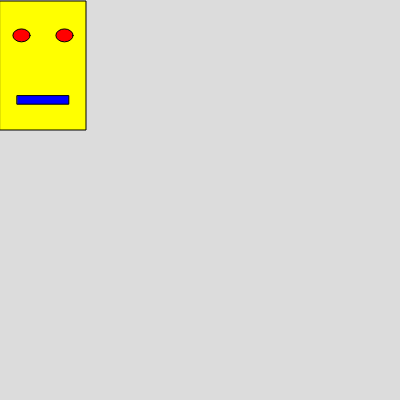
Frame 1 (no input)
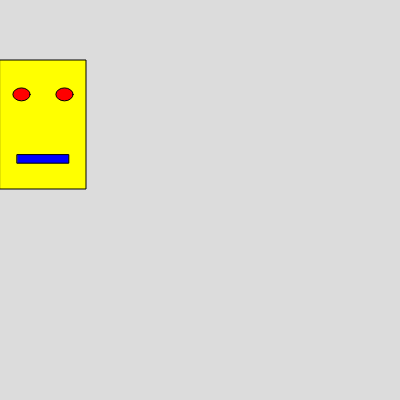
Frame 60 (no input)
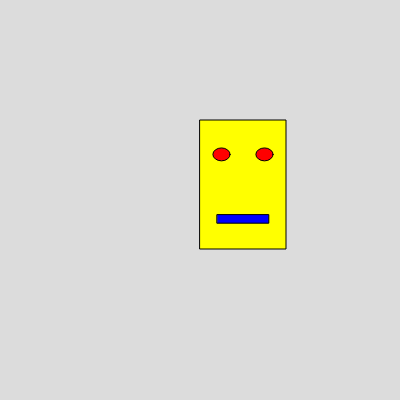
Frame 120 (the mouse pressed at the canvas centre since frame 60)

The p5.js sketch that drew these frames (run headless with seeded random() and noise() and a simulated clock; from frame 60 on, the mouse is pressed at the canvas centre):

// p5.js sketch
// ── sketch.js
function setup() {
  createCanvas(400, 400);
}

function draw() {
  background(220);
  spongeJoek(mouseX,frameCount%400,86);
  
}

function spongeJoek(xPos, yPos, grootte) {
  fill(255, 255, 0);
  //buik
  rect(xPos, yPos, grootte,1.5*grootte);
  //ogen
  fill(255, 0, 0);
  ellipse(xPos + grootte/4, yPos +grootte/2.5, 0.2 *grootte, 0.15* grootte);
  ellipse(xPos + 3*grootte/4, yPos +grootte/2.5,  0.2 *grootte, 0.15* grootte);
  
  //mond
  fill(0,0,255);
  rect(xPos + grootte/5, yPos + 1.1 * grootte, 0.6 * grootte, grootte/10);
  
}
